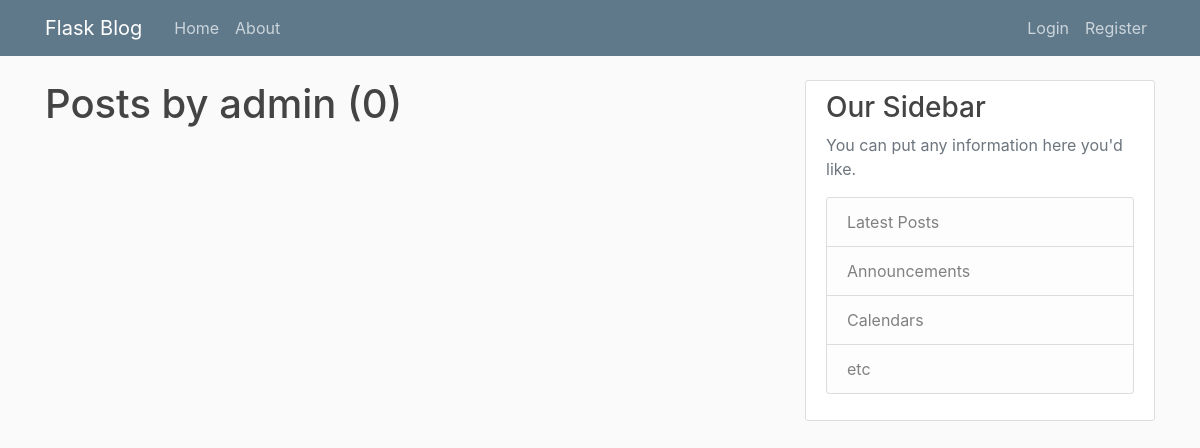
Page /user/admin on the earlier database version.
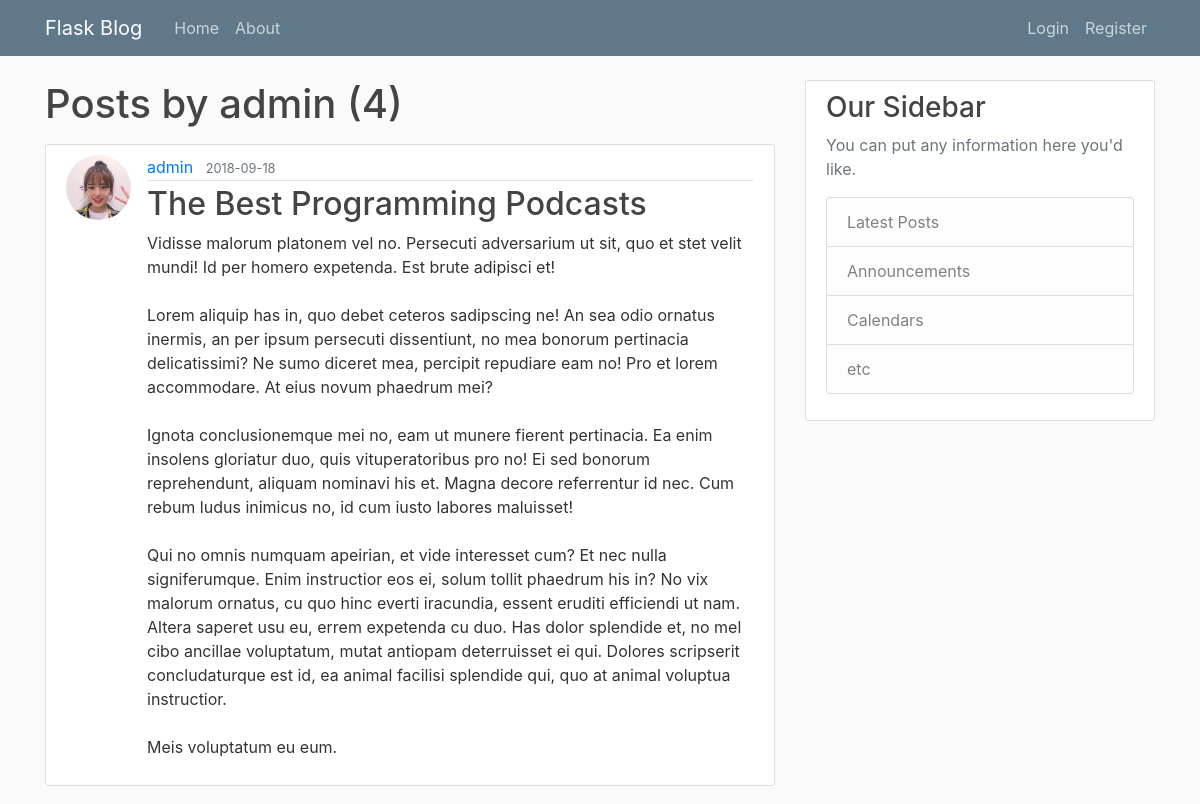
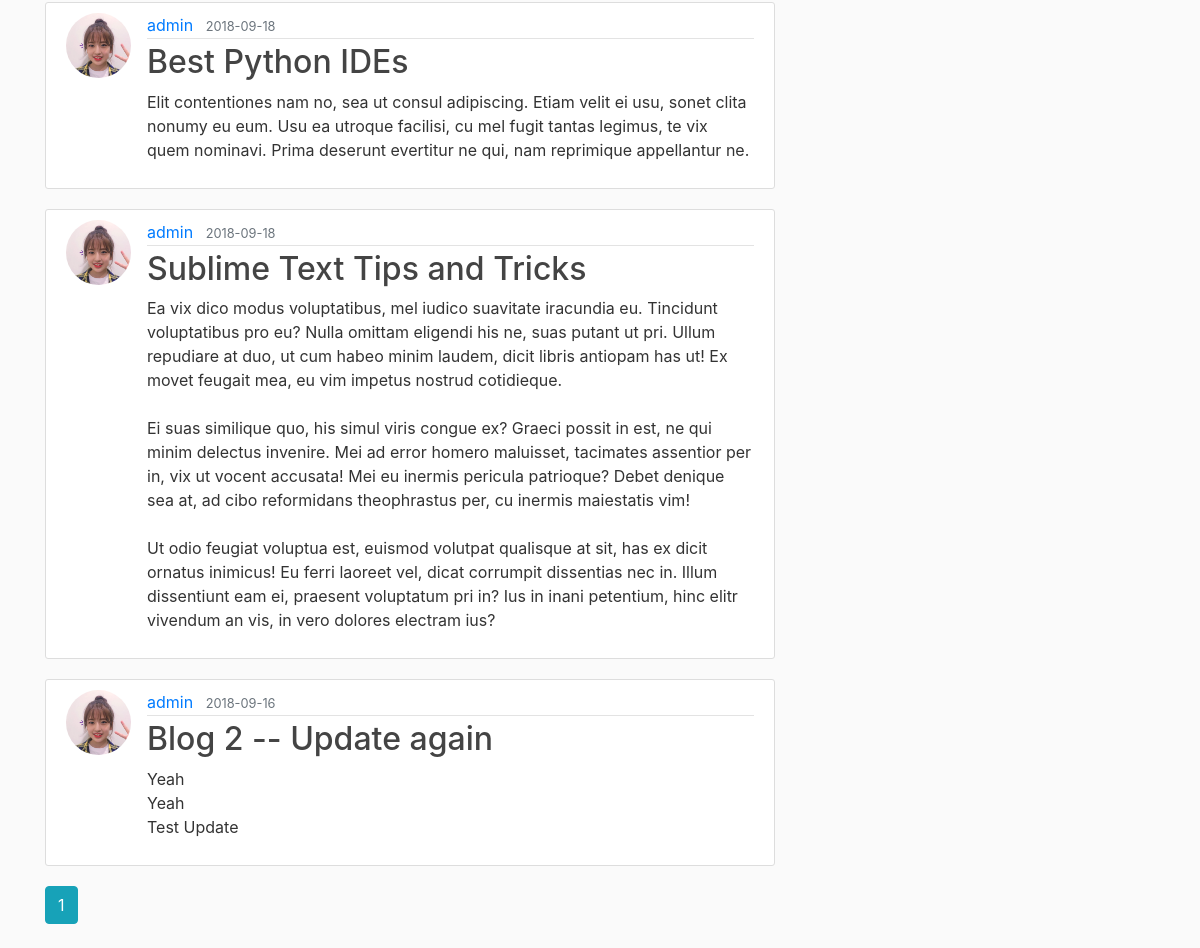
Same page on the later database version (2 pictures, top to bottom).
### flaskblog/models.py (models this page shows, shortened)
class User(db.Model, UserMixin):
    id = db.Column(db.Integer, primary_key=True)
    username = db.Column(db.String(20), unique=True, nullable=False)
    email = db.Column(db.String(120), unique=True, nullable=False)
    image_file = db.Column(db.String(20), nullable=False, default='default.jpg')
    password = db.Column(db.String(60), nullable=False)
    posts = db.relationship('Post', backref='author', lazy=True)

class Post(db.Model):
    id = db.Column(db.Integer, primary_key=True)
    title = db.Column(db.String(100), nullable=False)
    date_posted = db.Column(db.DateTime, nullable=False, default=datetime.utcnow)
    content = db.Column(db.Text, nullable=False)
    user_id = db.Column(db.Integer, db.ForeignKey('user.id'), nullable=False)

### flaskblog/routes.py (the view)
@app.route("/user/<string:username>")
def user_posts(username):
    page = request.args.get('page', 1, type=int)
    user = User.query.filter_by(username=username).first_or_404()
    posts = Post.query.filter_by(author=user)\
            .order_by(Post.date_posted.desc())\
            .paginate(page=page, per_page=5)
    return render_template('user_posts.html', posts=posts, user=user)

### flaskblog/templates/user_posts.html
{% extends "layout.html" %}
{% block content %}
    <h1 class="mb-3">Posts by {{ user.username }} ({{ posts.total }})</h1>
    {% for post in posts.items %}
        <article class="media content-section">
            <img class="rounded-circle article-img" src="{{ url_for('static', filename='profile_pics/' + post.author.image_file) }}">
            <div class="media-body">
                <div class="article-metadata">
                    <a class="mr-2" href="{{ url_for('user_posts', username=post.author.username) }}">{{ post.author.username }}</a>
                    <small class="text-muted">{{ post.date_posted.strftime('%Y-%m-%d') }}</small>
                </div>
                <h2><a class="article-title" href="{{ url_for('post', post_id=post.id) }}">{{ post.title }}</a></h2>
                <p class="article-content">{{ post.content }}</p>
            </div>
        </article>
    {% endfor %}
    {% for page_num in posts.iter_pages(left_edge=1, right_edge=1, left_current=1, right_current=2) %}
        {% if page_num %}
            {% if posts.page == page_num %}
                <a class="btn btn-info mb-4" href="{{ url_for('user_posts', username=user.username, page=page_num) }}">{{ page_num }}</a>
            {% else %}
                <a class="btn btn-outline-info mb-4" href="{{ url_for('user_posts', username=user.username, page=page_num) }}">{{ page_num }}</a>
            {% endif %}
        {% else %}
            ...
        {% endif %}
    {% endfor %}
{% endblock %}

### flaskblog/templates/layout.html (shortened to what this page needs)
<!DOCTYPE html>
<html>
    <head>
        <link rel="stylesheet" href="https://maxcdn.bootstrapcdn.com/bootstrap/4.0.0/css/bootstrap.min.css">
        <link rel="stylesheet" type="text/css" href="{{ url_for('static', filename='main.css') }}">
    </head>
    <body>
        <header class="site-header">
            <nav class="navbar navbar-expand-md navbar-dark bg-steel fixed-top">
                <div class="container">
                    <a class="navbar-brand mr-4" href="/">Flask Blog</a>
                    <div class="collapse navbar-collapse" id="navbarToggle">
                        <div class="navbar-nav mr-auto">
                            <a class="nav-item nav-link" href="{{ url_for('home') }}">Home</a>
                            <a class="nav-item nav-link" href="{{ url_for('about') }}">About</a>
                        </div>
                        <div class="navbar-nav">
                            {% if current_user.is_authenticated %}
                                <a class="nav-item nav-link" href="{{ url_for('new_post') }}">New Post</a>
                                <a class="nav-item nav-link" href="{{ url_for('account') }}">Account</a>
                                <a class="nav-item nav-link" href="{{ url_for('logout') }}">Logout</a>
                            {% else %}
                                <a class="nav-item nav-link" href="{{ url_for('login') }}">Login</a>
                                <a class="nav-item nav-link" href="{{ url_for('register') }}">Register</a>
                            {% endif %}
                        </div>
                    </div>
                </div>
            </nav>
        </header>
        <main role="main" class="container">
            <div class="row">
                <div class="col-md-8">
                    {% block content %}{% endblock %}
                </div>
                <div class="col-md-4">
                    <div class="content-section">
                        <h3>Our Sidebar</h3>
                        <p class='text-muted'>You can put any information here you'd like.
                            <ul class="list-group">
                                <li class="list-group-item list-group-item-light">Latest Posts</li>
                                <li class="list-group-item list-group-item-light">Announcements</li>
                                <li class="list-group-item list-group-item-light">Calendars</li>
                                <li class="list-group-item list-group-item-light">etc</li>
                            </ul>
                        </p>
                    </div>
                </div>
            </div>
        </main>
    </body>
</html>

### flaskblog/static/main.css (style rules this page uses)
body { background: #fafafa; color: #333333; margin-top: 5rem; }
h1, h2, h3, h4, h5, h6 { color: #444444; }
.bg-steel { background-color: #5f788a; }
.site-header .navbar-nav .nav-link { color: #cbd5db; }
.content-section { background: #ffffff; padding: 10px 20px; border: 1px solid #dddddd; border-radius: 3px; margin-bottom: 20px; }
.article-title { color: #444444; }
.article-content { white-space: pre-line; }
.article-img { height: 65px; width: 65px; margin-right: 16px; }
.article-metadata { padding-bottom: 1px; margin-bottom: 4px; border-bottom: 1px solid #e3e3e3 }

Differences in the rows shown:
added Post: image_file (picture), author.username "admin", date_posted "2018-09-18", title "The Best Programming Podcasts", content "Vidisse malorum platonem vel no. Persecuti adversarium ut sit, quo et stet velit mundi! Id per homero expetenda. Est brute adipisci et! Lorem aliquip has in, quo debet ceteros sadipscing ne! An sea odio ornatus inermis, an per ipsum persecuti dissentiunt, no mea bonorum pertinacia delicatissimi? Ne sumo diceret mea, percipit repudiare eam no! Pro et lorem accommodare. At eius novum phaedrum mei? Ignota conclusionemque mei no, eam ut munere fierent pertinacia. Ea enim insolens gloriatur duo, quis vituperatoribus pro no! Ei sed bonorum reprehendunt, aliquam nominavi his et. Magna decore referrentur id nec. Cum rebum ludus inimicus no, id cum iusto labores maluisset! Qui no omnis numquam…"
added Post: image_file (picture), author.username "admin", date_posted "2018-09-18", title "Best Python IDEs", content "Elit contentiones nam no, sea ut consul adipiscing. Etiam velit ei usu, sonet clita nonumy eu eum. Usu ea utroque facilisi, cu mel fugit tantas legimus, te vix quem nominavi. Prima deserunt evertitur ne qui, nam reprimique appellantur ne."
added Post: image_file (picture), author.username "admin", date_posted "2018-09-18", title "Sublime Text Tips and Tricks", content "Ea vix dico modus voluptatibus, mel iudico suavitate iracundia eu. Tincidunt voluptatibus pro eu? Nulla omittam eligendi his ne, suas putant ut pri. Ullum repudiare at duo, ut cum habeo minim laudem, dicit libris antiopam has ut! Ex movet feugait mea, eu vim impetus nostrud cotidieque. Ei suas similique quo, his simul viris congue ex? Graeci possit in est, ne qui minim delectus invenire. Mei ad error homero maluisset, tacimates assentior per in, vix ut vocent accusata! Mei eu inermis pericula patrioque? Debet denique sea at, ad cibo reformidans theophrastus per, cu inermis maiestatis vim! Ut odio feugiat voluptua est, euismod volutpat qualisque at sit, has ex dicit ornatus inimicus! Eu…"
added Post: image_file (picture), author.username "admin", date_posted "2018-09-16", title "Blog 2 -- Update again", content "Yeah Yeah Test Update"
Other differences:
{{ posts.total }}: "0" → "4"
new list line: "1"
